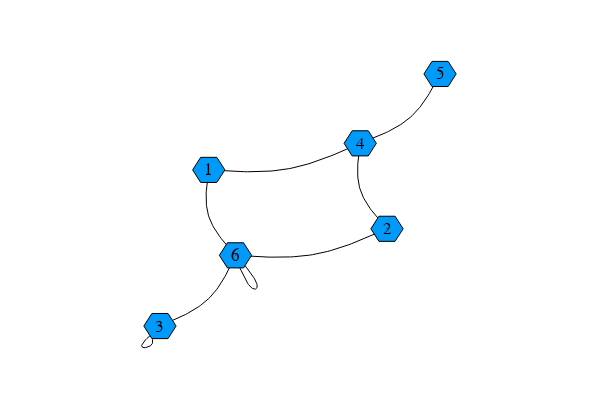

This figure's notebook cell:
### Markdown cell above
Below, we'll show the same dataset represented with a graph that explicitly stores all of the possible kmer connections that would be inferred as potentially existing in some frameworks

### Code cell
graph = LightGraphs.SimpleGraph(K)
# This may be wrong too. We shouldn't necessarily add edges just becuase they COULD exist
# Maybe we want to only add edges when they DO exist
for (index_a, fw_kmer) in enumerate(kmers.keys)
    for kmer in (fw_kmer, BioSequences.reverse_complement(fw_kmer))
        for neighbor in BioSequences.neighbors(kmer)
            canonical_neighbor = BioSequences.canonical(neighbor)
            index_b = get(kmers, canonical_neighbor, (index = 0, count = 0)).index
            if index_b != 0
                LightGraphs.add_edge!(graph, LightGraphs.Edge(index_a, index_b))
            end
        end
    end
end
GraphRecipes.graphplot(
    graph,
    names = 1:K,
    markersize = 0.15,
    fontsize=12)

### Figure 1 — Plotly figure (JSON) as saved in the notebook; plotly's stock layout.template omitted (floating-point values rounded to 4 significant figures)
{"data": [{"colorbar": {"title": ""}, "legendgroup": "y1", "line": {"color": "rgba(0, 0, 0, 1.000)", "dash": "solid", "shape": "linear", "width": 1}, "mode": "lines", "name": "y1", "showlegend": false, "type": "scatter", "x": [-0.3207, -0.3091, -0.2975, -0.2858, -0.2742, -0.2626, -0.251, -0.2395, -0.2279, -0.2163, -0.2048, -0.1933, -0.1818, -0.1703, -0.1589, -0.1475, -0.1361, -0.1247, -0.1134, -0.1021, -0.09087, -0.07966, -0.06849, -0.05736, -0.04628, -0.03524, -0.02425, -0.01331, -0.002407, 0.008453, 0.01927, 0.03006, 0.04081, 0.05152, 0.06221, 0.07286, 0.08349, 0.09409, 0.1047, 0.1152, 0.1258, 0.1363, 0.1468, 0.1573, 0.1678, 0.1782, 0.1887, 0.1991, 0.2096, 0.2201], "xaxis": "x1", "y": [0.1176, 0.1168, 0.116, 0.1151, 0.1143, 0.1136, 0.1129, 0.1122, 0.1117, 0.1112, 0.1108, 0.1105, 0.1103, 0.1102, 0.1103, 0.1105, 0.1108, 0.1113, 0.112, 0.1129, 0.1139, 0.1152, 0.1166, 0.1183, 0.1202, 0.1224, 0.1248, 0.1274, 0.1302, 0.1333, 0.1365, 0.14, 0.1436, 0.1474, 0.1513, 0.1555, 0.1597, 0.1641, 0.1686, 0.1732, 0.1779, 0.1827, 0.1875, 0.1925, 0.1975, 0.2025, 0.2076, 0.2128, 0.2179, 0.2231], "yaxis": "y1", "zmax": null, "zmin": null}, {"colorbar": {"title": ""}, "legendgroup": "y2", "line": {"color": "rgba(0, 0, 0, 1.000)", "dash": "solid", "shape": "linear", "width": 1}, "mode": "lines", "name": "y2", "showlegend": false, "type": "scatter", "x": [-0.3207, -0.3217, -0.3227, -0.3236, -0.3246, -0.3255, -0.3263, -0.3271, -0.3278, -0.3285, -0.329, -0.3295, -0.3299, -0.3301, -0.3302, -0.3302, -0.33, -0.3296, -0.3291, -0.3285, -0.3276, -0.3265, -0.3253, -0.3238, -0.3221, -0.3201, -0.3179, -0.3155, -0.3129, -0.3101, -0.307, -0.3038, -0.3004, -0.2969, -0.2932, -0.2893, -0.2853, -0.2812, -0.2769, -0.2726, -0.2681, -0.2636, -0.259, -0.2543, -0.2495, -0.2447, -0.2399, -0.235, -0.2302, -0.2253], "xaxis": "x1", "y": [0.1176, 0.1099, 0.1022, 0.09442, 0.08669, 0.07897, 0.07127, 0.06358, 0.05592, 0.04827, 0.04065, 0.03305, 0.02549, 0.01796, 0.01047, 0.003013, -0.004401, -0.01177, -0.01909, -0.02637, -0.03359, -0.04075, -0.04786, -0.0549, -0.06189, -0.0688, -0.07565, -0.08244, -0.08917, -0.09583, -0.1024, -0.109, -0.1155, -0.122, -0.1284, -0.1348, -0.1411, -0.1474, -0.1537, -0.1599, -0.1661, -0.1723, -0.1785, -0.1846, -0.1908, -0.1969, -0.203, -0.2091, -0.2152, -0.2213], "yaxis": "y1", "zmax": null, "zmin": null}, {"colorbar": {"title": ""}, "legendgroup": "y3", "line": {"color": "rgba(0, 0, 0, 1.000)", "dash": "solid", "shape": "linear", "width": 1}, "mode": "lines", "name": "y3", "showlegend": false, "type": "scatter", "x": [0.3158, 0.3109, 0.306, 0.3011, 0.2963, 0.2915, 0.2867, 0.282, 0.2774, 0.2729, 0.2684, 0.2641, 0.2598, 0.2557, 0.2517, 0.2478, 0.2441, 0.2405, 0.2371, 0.2339, 0.2309, 0.228, 0.2254, 0.223, 0.2208, 0.2188, 0.2171, 0.2156, 0.2144, 0.2133, 0.2124, 0.2117, 0.2112, 0.2109, 0.2107, 0.2106, 0.2107, 0.211, 0.2113, 0.2118, 0.2123, 0.2129, 0.2137, 0.2144, 0.2153, 0.2162, 0.2171, 0.2181, 0.2191, 0.2201], "xaxis": "x1", "y": [-0.116, -0.1099, -0.1038, -0.09769, -0.09159, -0.08547, -0.07935, -0.0732, -0.06703, -0.06085, -0.05463, -0.0484, -0.04212, -0.03582, -0.02948, -0.0231, -0.01668, -0.01022, -0.003707, 0.002855, 0.009469, 0.01614, 0.02287, 0.02965, 0.03651, 0.04343, 0.05041, 0.05746, 0.06457, 0.07174, 0.07896, 0.08624, 0.09356, 0.1009, 0.1084, 0.1158, 0.1233, 0.1308, 0.1384, 0.146, 0.1536, 0.1613, 0.169, 0.1767, 0.1844, 0.1921, 0.1998, 0.2076, 0.2153, 0.2231], "yaxis": "y1", "zmax": null, "zmin": null}, {"colorbar": {"title": ""}, "legendgroup": "y4", "line": {"color": "rgba(0, 0, 0, 1.000)", "dash": "solid", "shape": "linear", "width": 1}, "mode": "lines", "name": "y4", "showlegend": false, "type": "scatter", "x": [0.3158, 0.3053, 0.2949, 0.2844, 0.2739, 0.2634, 0.253, 0.2425, 0.2319, 0.2214, 0.2109, 0.2003, 0.1897, 0.1791, 0.1685, 0.1578, 0.1471, 0.1364, 0.1257, 0.1149, 0.104, 0.09317, 0.08226, 0.07131, 0.06032, 0.04927, 0.03819, 0.02705, 0.01588, 0.004659, -0.006596, -0.01789, -0.02922, -0.04058, -0.05197, -0.06339, -0.07484, -0.08631, -0.09781, -0.1093, -0.1209, -0.1324, -0.144, -0.1556, -0.1672, -0.1788, -0.1904, -0.202, -0.2136, -0.2253], "xaxis": "x1", "y": [-0.116, -0.1211, -0.1263, -0.1314, -0.1365, -0.1415, -0.1465, -0.1515, -0.1563, -0.1611, -0.1658, -0.1704, -0.1749, -0.1793, -0.1835, -0.1876, -0.1916, -0.1954, -0.199, -0.2024, -0.2057, -0.2087, -0.2116, -0.2142, -0.2166, -0.2187, -0.2206, -0.2223, -0.2238, -0.225, -0.2261, -0.2269, -0.2276, -0.2281, -0.2285, -0.2287, -0.2287, -0.2286, -0.2284, -0.2281, -0.2277, -0.2272, -0.2267, -0.226, -0.2253, -0.2246, -0.2238, -0.2229, -0.2221, -0.2213], "yaxis": "y1", "zmax": null, "zmin": null}, {"colorbar": {"title": ""}, "legendgroup": "y5", "line": {"color": "rgba(0, 0, 0, 1.000)", "dash": "solid", "shape": "linear", "width": 1}, "mode": "lines", "name": "y5", "showlegend": false, "type": "scatter", "x": [-0.4555, -0.4647, -0.4738, -0.4827, -0.4915, -0.5, -0.5081, -0.5159, -0.5232, -0.53, -0.5362, -0.5417, -0.5465, -0.5505, -0.5538, -0.5563, -0.5581, -0.5594, -0.56, -0.5601, -0.5598, -0.559, -0.5578, -0.5562, -0.5544, -0.5524, -0.5501, -0.5477, -0.5452, -0.5427, -0.5401, -0.5375, -0.535, -0.5326, -0.5303, -0.5282, -0.5264, -0.5248, -0.5236, -0.5226, -0.5219, -0.5214, -0.5211, -0.5209, -0.5209, -0.5211, -0.5213, -0.5217, -0.522, -0.5224], "xaxis": "x1", "y": [-0.4703, -0.4784, -0.4866, -0.4946, -0.5026, -0.5103, -0.5179, -0.5252, -0.5322, -0.5389, -0.5452, -0.5511, -0.5565, -0.5614, -0.5658, -0.5697, -0.5732, -0.5763, -0.5789, -0.5812, -0.583, -0.5845, -0.5857, -0.5866, -0.5872, -0.5875, -0.5876, -0.5874, -0.5871, -0.5865, -0.5857, -0.5848, -0.5836, -0.5824, -0.581, -0.5795, -0.5779, -0.5762, -0.5744, -0.5726, -0.5706, -0.5687, -0.5667, -0.5646, -0.5625, -0.5604, -0.5582, -0.556, -0.5538, -0.5516], "yaxis": "y1", "zmax": null, "zmin": null}, {"colorbar": {"title": ""}, "legendgroup": "y6", "line": {"color": "rgba(0, 0, 0, 1.000)", "dash": "solid", "shape": "linear", "width": 1}, "mode": "lines", "name": "y6", "showlegend": false, "type": "scatter", "x": [-0.4949, -0.4872, -0.4795, -0.4718, -0.4642, -0.4565, -0.4489, -0.4414, -0.4339, -0.4264, -0.4191, -0.4118, -0.4045, -0.3974, -0.3904, -0.3834, -0.3766, -0.3699, -0.3633, -0.3568, -0.3505, -0.3444, -0.3384, -0.3325, -0.3268, -0.3213, -0.316, -0.3108, -0.3058, -0.301, -0.2963, -0.2918, -0.2873, -0.283, -0.2789, -0.2748, -0.2708, -0.2669, -0.2632, -0.2595, -0.2558, -0.2523, -0.2488, -0.2453, -0.2419, -0.2385, -0.2352, -0.2319, -0.2286, -0.2253], "xaxis": "x1", "y": [-0.5017, -0.4981, -0.4945, -0.4909, -0.4873, -0.4836, -0.4799, -0.4761, -0.4723, -0.4685, -0.4645, -0.4605, -0.4565, -0.4523, -0.4481, -0.4437, -0.4393, -0.4347, -0.43, -0.4252, -0.4203, -0.4152, -0.4099, -0.4045, -0.399, -0.3933, -0.3874, -0.3813, -0.3751, -0.3687, -0.3622, -0.3556, -0.3488, -0.342, -0.335, -0.3279, -0.3207, -0.3134, -0.306, -0.2985, -0.291, -0.2834, -0.2758, -0.2681, -0.2603, -0.2526, -0.2448, -0.2369, -0.2291, -0.2213], "yaxis": "y1", "zmax": null, "zmin": null}, {"colorbar": {"title": ""}, "legendgroup": "y7", "line": {"color": "rgba(0, 0, 0, 1.000)", "dash": "solid", "shape": "linear", "width": 1}, "mode": "lines", "name": "y7", "showlegend": false, "type": "scatter", "x": [0.2201, 0.228, 0.2359, 0.2438, 0.2517, 0.2596, 0.2675, 0.2752, 0.283, 0.2907, 0.2983, 0.3059, 0.3133, 0.3207, 0.328, 0.3352, 0.3423, 0.3493, 0.3561, 0.3629, 0.3695, 0.3759, 0.3822, 0.3884, 0.3944, 0.4002, 0.4058, 0.4113, 0.4166, 0.4218, 0.4269, 0.4318, 0.4365, 0.4412, 0.4457, 0.4502, 0.4545, 0.4587, 0.4629, 0.467, 0.471, 0.4749, 0.4788, 0.4827, 0.4865, 0.4902, 0.494, 0.4977, 0.5014, 0.5051], "xaxis": "x1", "y": [0.2231, 0.2265, 0.2299, 0.2333, 0.2368, 0.2403, 0.2438, 0.2474, 0.251, 0.2547, 0.2584, 0.2622, 0.2661, 0.2701, 0.2742, 0.2784, 0.2827, 0.2871, 0.2916, 0.2963, 0.3011, 0.3061, 0.3112, 0.3165, 0.3219, 0.3275, 0.3333, 0.3393, 0.3454, 0.3517, 0.3581, 0.3647, 0.3714, 0.3782, 0.3851, 0.3922, 0.3993, 0.4065, 0.4139, 0.4213, 0.4288, 0.4363, 0.4439, 0.4516, 0.4593, 0.4671, 0.4748, 0.4826, 0.4904, 0.4983], "yaxis": "y1", "zmax": null, "zmin": null}, {"colorbar": {"title": ""}, "legendgroup": "y8", "line": {"color": "rgba(0, 0, 0, 1.000)", "dash": "solid", "shape": "linear", "width": 1}, "mode": "lines", "name": "y8", "showlegend": false, "type": "scatter", "x": [-0.2097, -0.2071, -0.2045, -0.2019, -0.1993, -0.1967, -0.1941, -0.1915, -0.1889, -0.1863, -0.1838, -0.1813, -0.1788, -0.1763, -0.1738, -0.1714, -0.169, -0.1667, -0.1645, -0.1624, -0.1603, -0.1584, -0.1566, -0.1549, -0.1534, -0.152, -0.1508, -0.1497, -0.1489, -0.1483, -0.1479, -0.1477, -0.1479, -0.1483, -0.1489, -0.1499, -0.1512, -0.1529, -0.1549, -0.1572, -0.1598, -0.1626, -0.1657, -0.169, -0.1724, -0.176, -0.1797, -0.1835, -0.1874, -0.1912], "xaxis": "x1", "y": [-0.2711, -0.2775, -0.2838, -0.2901, -0.2962, -0.3022, -0.308, -0.3136, -0.319, -0.3241, -0.3288, -0.3332, -0.3373, -0.3409, -0.344, -0.3468, -0.3491, -0.3511, -0.3527, -0.3539, -0.3547, -0.3552, -0.3554, -0.3552, -0.3548, -0.354, -0.353, -0.3516, -0.35, -0.3481, -0.3459, -0.3434, -0.3407, -0.3377, -0.3345, -0.3309, -0.3272, -0.3232, -0.3189, -0.3145, -0.3098, -0.3049, -0.2999, -0.2948, -0.2895, -0.2842, -0.2787, -0.2732, -0.2676, -0.2621], "yaxis": "y1", "zmax": null, "zmin": null}, {"fill": "tozeroy", "fillcolor": "rgba(0, 154, 250, 1.000)", "hoverinfo": "none", "legendgroup": "y9", "line": {"color": "rgba(0, 0, 0, 1.000)", "dash": "solid", "width": 1}, "mode": "lines", "name": "y9", "showlegend": true, "type": "scatter", "x": [-0.2631, -0.2919, -0.3495, -0.3783, -0.3495, -0.2919, -0.2631, -0.2631], "xaxis": "x1", "y": [0.1176, 0.1675, 0.1675, 0.1176, 0.06776, 0.06776, 0.1176, 0.1176], "yaxis": "y1"}, {"fill": "tozeroy", "fillcolor": "rgba(0, 154, 250, 1.000)", "hoverinfo": "none", "legendgroup": "y9", "line": {"color": "rgba(0, 0, 0, 1.000)", "dash": "solid", "width": 1}, "mode": "lines", "name": "y9", "showlegend": false, "type": "scatter", "x": [0.3734, 0.3446, 0.287, 0.2582, 0.287, 0.3446, 0.3734, 0.3734], "xaxis": "x1", "y": [-0.116, -0.06608, -0.06608, -0.116, -0.1659, -0.1659, -0.116, -0.116], "yaxis": "y1"}, {"fill": "tozeroy", "fillcolor": "rgba(0, 154, 250, 1.000)", "hoverinfo": "none", "legendgroup": "y9", "line": {"color": "rgba(0, 0, 0, 1.000)", "dash": "solid", "width": 1}, "mode": "lines", "name": "y9", "showlegend": false, "type": "scatter", "x": [-0.4373, -0.4661, -0.5237, -0.5525, -0.5237, -0.4661, -0.4373, -0.4373], "xaxis": "x1", "y": [-0.5017, -0.4519, -0.4519, -0.5017, -0.5516, -0.5516, -0.5017, -0.5017], "yaxis": "y1"}, {"fill": "tozeroy", "fillcolor": "rgba(0, 154, 250, 1.000)", "hoverinfo": "none", "legendgroup": "y9", "line": {"color": "rgba(0, 0, 0, 1.000)", "dash": "solid", "width": 1}, "mode": "lines", "name": "y9", "showlegend": false, "type": "scatter", "x": [0.2777, 0.2489, 0.1913, 0.1625, 0.1913, 0.2489, 0.2777, 0.2777], "xaxis": "x1", "y": [0.2231, 0.2729, 0.2729, 0.2231, 0.1732, 0.1732, 0.2231, 0.2231], "yaxis": "y1"}, {"fill": "tozeroy", "fillcolor": "rgba(0, 154, 250, 1.000)", "hoverinfo": "none", "legendgroup": "y9", "line": {"color": "rgba(0, 0, 0, 1.000)", "dash": "solid", "width": 1}, "mode": "lines", "name": "y9", "showlegend": false, "type": "scatter", "x": [0.5627, 0.5339, 0.4763, 0.4475, 0.4763, 0.5339, 0.5627, 0.5627], "xaxis": "x1", "y": [0.4983, 0.5481, 0.5481, 0.4983, 0.4484, 0.4484, 0.4983, 0.4983], "yaxis": "y1"}, {"fill": "tozeroy", "fillcolor": "rgba(0, 154, 250, 1.000)", "hoverinfo": "none", "legendgroup": "y9", "line": {"color": "rgba(0, 0, 0, 1.000)", "dash": "solid", "width": 1}, "mode": "lines", "name": "y9", "showlegend": false, "type": "scatter", "x": [-0.1677, -0.1965, -0.2541, -0.2829, -0.2541, -0.1965, -0.1677, -0.1677], "xaxis": "x1", "y": [-0.2213, -0.1714, -0.1714, -0.2213, -0.2711, -0.2711, -0.2213, -0.2213], "yaxis": "y1"}, {"colorbar": {"title": ""}, "legendgroup": "y10", "marker": {"color": "rgba(0, 154, 250, 1.000)", "line": {"color": "rgba(0, 0, 0, 1.000)", "width": 1}, "size": 0.3, "symbol": "hexagon"}, "mode": "markers", "name": "y10", "showlegend": true, "type": "scatter", "x": [-0.3207, 0.3158, -0.4949, 0.2201, 0.5051, -0.2253], "xaxis": "x1", "y": [0.1176, -0.116, -0.5017, 0.2231, 0.4983, -0.2213], "yaxis": "y1", "zmax": null, "zmin": null}], "layout": {"annotations": [{"font": {"color": "rgba(0, 0, 0, 1.000)", "family": "sans-serif", "size": 17}, "rotation": 0, "showarrow": false, "text": "1", "x": -0.3207, "xanchor": "center", "xref": "x", "y": 0.1176, "yanchor": "middle", "yref": "y"}, {"font": {"color": "rgba(0, 0, 0, 1.000)", "family": "sans-serif", "size": 17}, "rotation": 0, "showarrow": false, "text": "2", "x": 0.3158, "xanchor": "center", "xref": "x", "y": -0.116, "yanchor": "middle", "yref": "y"}, {"font": {"color": "rgba(0, 0, 0, 1.000)", "family": "sans-serif", "size": 17}, "rotation": 0, "showarrow": false, "text": "3", "x": -0.4949, "xanchor": "center", "xref": "x", "y": -0.5017, "yanchor": "middle", "yref": "y"}, {"font": {"color": "rgba(0, 0, 0, 1.000)", "family": "sans-serif", "size": 17}, "rotation": 0, "showarrow": false, "text": "4", "x": 0.2201, "xanchor": "center", "xref": "x", "y": 0.2231, "yanchor": "middle", "yref": "y"}, {"font": {"color": "rgba(0, 0, 0, 1.000)", "family": "sans-serif", "size": 17}, "rotation": 0, "showarrow": false, "text": "5", "x": 0.5051, "xanchor": "center", "xref": "x", "y": 0.4983, "yanchor": "middle", "yref": "y"}, {"font": {"color": "rgba(0, 0, 0, 1.000)", "family": "sans-serif", "size": 17}, "rotation": 0, "showarrow": false, "text": "6", "x": -0.2253, "xanchor": "center", "xref": "x", "y": -0.2213, "yanchor": "middle", "yref": "y"}], "height": 400, "margin": {"b": 20, "l": 0, "r": 0, "t": 20}, "paper_bgcolor": "rgba(255, 255, 255, 1.000)", "plot_bgcolor": "rgba(255, 255, 255, 1.000)", "showlegend": false, "width": 600, "xaxis": {"anchor": "y1", "domain": [0.1732, 0.8268], "gridcolor": "rgba(0, 0, 0, 0.100)", "gridwidth": 0.5, "linecolor": "rgba(0, 0, 0, 1.000)", "mirror": false, "range": [-0.6949, 0.7051], "showgrid": true, "showline": false, "showticklabels": true, "tickangle": 0, "tickcolor": "rgb(0, 0, 0)", "tickfont": {"color": "rgba(0, 0, 0, 1.000)", "family": "sans-serif", "size": 11}, "tickmode": "array", "ticks": "inside", "ticktext": [], "tickvals": [], "title": "", "titlefont": {"color": "rgba(0, 0, 0, 1.000)", "family": "sans-serif", "size": 15}, "type": "-", "visible": false, "zeroline": false, "zerolinecolor": "rgba(0, 0, 0, 1.000)"}, "yaxis": {"anchor": "x1", "domain": [0.009843, 0.9902], "gridcolor": "rgba(0, 0, 0, 0.100)", "gridwidth": 0.5, "linecolor": "rgba(0, 0, 0, 1.000)", "mirror": false, "range": [-0.7017, 0.6983], "showgrid": true, "showline": false, "showticklabels": true, "tickangle": 0, "tickcolor": "rgb(0, 0, 0)", "tickfont": {"color": "rgba(0, 0, 0, 1.000)", "family": "sans-serif", "size": 11}, "tickmode": "array", "ticks": "inside", "ticktext": [], "tickvals": [], "title": "", "titlefont": {"color": "rgba(0, 0, 0, 1.000)", "family": "sans-serif", "size": 15}, "type": "-", "visible": false, "zeroline": false, "zerolinecolor": "rgba(0, 0, 0, 1.000)"}}}
